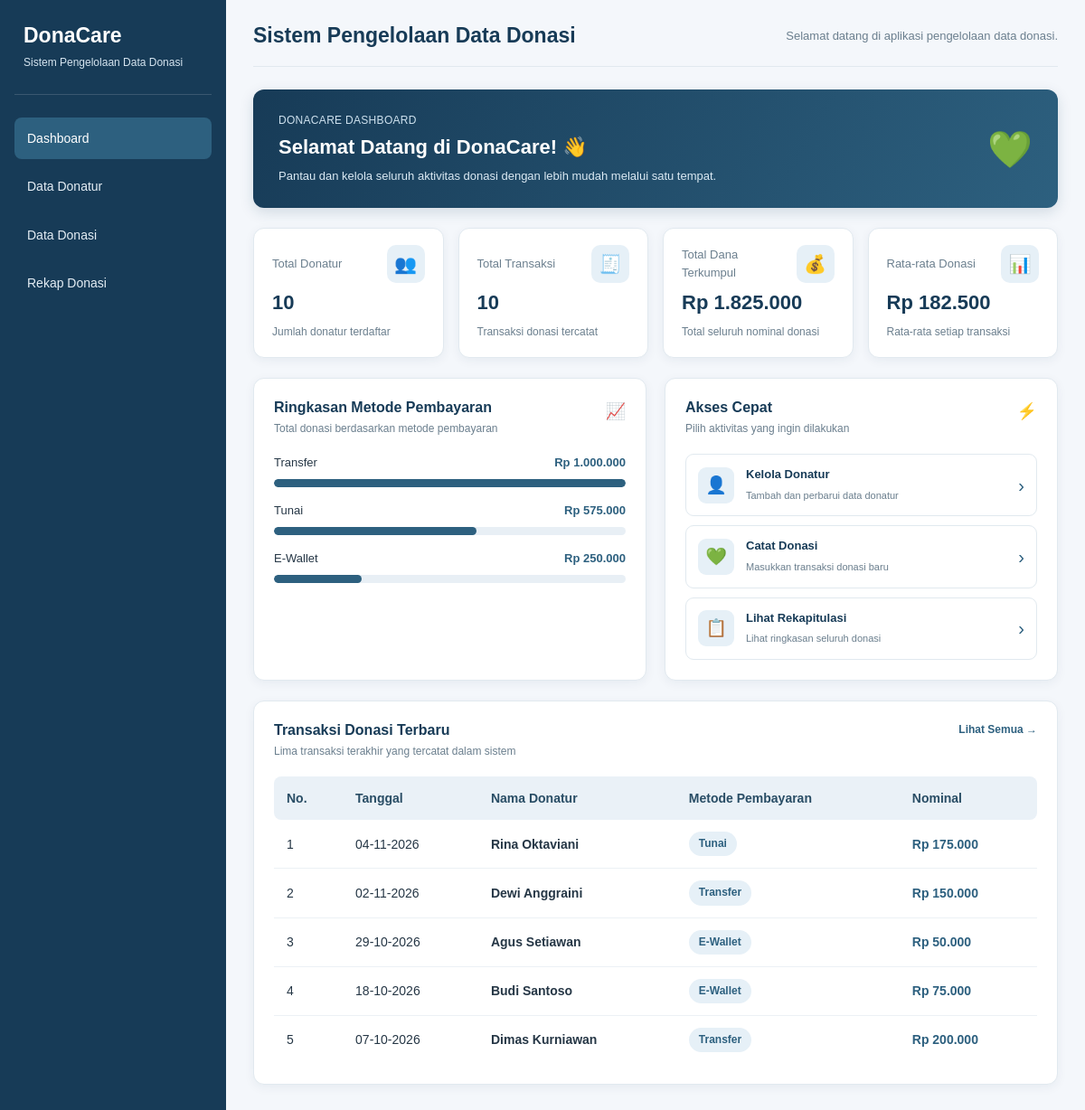
The page / on the database its author committed.
### tables this page shows
CREATE TABLE `donasi` (
  `id_donasi` int(11) NOT NULL,
  `id_donatur` int(11) NOT NULL,
  `tanggal_donasi` date NOT NULL,
  `nominal` decimal(12,2) NOT NULL,
  `metode_pembayaran` varchar(30) NOT NULL,
  `keterangan` text DEFAULT NULL,
  `created_at` timestamp NOT NULL DEFAULT current_timestamp()
);

CREATE TABLE `donatur` (
  `id_donatur` int(11) NOT NULL,
  `nama_donatur` varchar(100) NOT NULL,
  `kontak` varchar(15) NOT NULL,
  `catatan` text DEFAULT NULL,
  `created_at` timestamp NOT NULL DEFAULT current_timestamp(),
  `updated_at` timestamp NOT NULL DEFAULT current_timestamp() ON UPDATE current_timestamp()
);

### pages/dashboard.php (the view, shortened to what this page needs)
<?php
$totalDonatur = $pdo->query(
    "SELECT COUNT(*) FROM donatur"
)->fetchColumn();
$totalTransaksi = $pdo->query(
    "SELECT COUNT(*) FROM donasi"
)->fetchColumn();
$totalDana = $pdo->query(
    "SELECT COALESCE(SUM(nominal), 0) FROM donasi"
)->fetchColumn();
$rataDonasi = $pdo->query(
    "SELECT COALESCE(AVG(nominal), 0) FROM donasi"
)->fetchColumn();
$metodeDonasi = $pdo->query(
    "SELECT metode_pembayaran, SUM(nominal) AS total
     FROM donasi
     GROUP BY metode_pembayaran
     ORDER BY total DESC"
)->fetchAll(PDO::FETCH_ASSOC);
$transaksiTerbaru = $pdo->query(
    "SELECT d.*, dn.nama_donatur
     FROM donasi d
     JOIN donatur dn ON d.id_donatur = dn.id_donatur
     ORDER BY d.tanggal_donasi DESC, d.id_donasi DESC
     LIMIT 5"
)->fetchAll(PDO::FETCH_ASSOC);
$nilaiTerbesar = 0;
foreach ($metodeDonasi as $metode) {
    if ($metode['total'] > $nilaiTerbesar) {
        $nilaiTerbesar = $metode['total'];
    }
}
?>
<div class="dashboard-page">
    <section class="dashboard-welcome">
        <div>
            <span class="welcome-label">DONACARE DASHBOARD</span>
            <h2>Selamat Datang di DonaCare! 👋</h2>
            <p>
                Pantau dan kelola seluruh aktivitas donasi
                dengan lebih mudah melalui satu tempat.
            </p>
        </div>
        <div class="welcome-icon">
            <span>💚</span>
        </div>
    </section>
    <section class="dashboard-statistics">
        <div class="stat-card stat-donatur">
            <div class="stat-card-top">
                <span>Total Donatur</span>
                <div class="stat-icon">👥</div>
            </div>
            <h3><?= number_format($totalDonatur) ?></h3>
            <small>Jumlah donatur terdaftar</small>
        </div>
        <div class="stat-card stat-transaksi">
            <div class="stat-card-top">
                <span>Total Transaksi</span>
                <div class="stat-icon">🧾</div>
            </div>
            <h3><?= number_format($totalTransaksi) ?></h3>
            <small>Transaksi donasi tercatat</small>
        </div>
        <div class="stat-card stat-dana">
            <div class="stat-card-top">
                <span>Total Dana Terkumpul</span>
                <div class="stat-icon">💰</div>
            </div>
            <h3>Rp <?= number_format($totalDana, 0, ',', '.') ?></h3>
            <small>Total seluruh nominal donasi</small>
        </div>
        <div class="stat-card stat-rata">
            <div class="stat-card-top">
                <span>Rata-rata Donasi</span>
                <div class="stat-icon">📊</div>
            </div>
            <h3>Rp <?= number_format($rataDonasi, 0, ',', '.') ?></h3>
            <small>Rata-rata setiap transaksi</small>
        </div>
    </section>
    <section class="dashboard-content-grid">
        <div class="dashboard-panel">
            <div class="dashboard-panel-heading">
                <div>
                    <h3>Ringkasan Metode Pembayaran</h3>
                    <p>Total donasi berdasarkan metode pembayaran</p>
                </div>
                <span class="panel-heading-icon">📈</span>
            </div>
            <?php if (count($metodeDonasi) > 0): ?>
                <div class="payment-summary">
                    <?php foreach ($metodeDonasi as $metode): ?>
                        <?php
                        $persentase = $nilaiTerbesar > 0
                            ? ($metode['total'] / $nilaiTerbesar) * 100
                            : 0;
                        ?>
                        <div class="payment-item">
                            <div class="payment-info">
                                <span>
                                    <?= htmlspecialchars($metode['metode_pembayaran']) ?>
                                </span>
                                <strong>
                                    Rp <?= number_format($metode['total'], 0, ',', '.') ?>
                                </strong>
                            </div>
                            <div class="payment-progress">
                                <div class="payment-progress-fill"
                                     style="width: <?= $persentase ?>%">
                                </div>
                            </div>
                        </div>
                    <?php endforeach; ?>
                </div>
            <?php endif; ?>
        </div>
        <div class="dashboard-panel quick-action-panel">
            <div class="dashboard-panel-heading">
                <div>
                    <h3>Akses Cepat</h3>
                    <p>Pilih aktivitas yang ingin dilakukan</p>
                </div>
                <span class="panel-heading-icon">⚡</span>
            </div>
            <a href="index.php?page=donatur" class="quick-action-link">
                <span class="quick-action-icon">👤</span>
                <span>
                    <strong>Kelola Donatur</strong>
                    <small>Tambah dan perbarui data donatur</small>
                </span>
                <span class="quick-arrow">›</span>
            </a>
            <a href="index.php?page=donasi" class="quick-action-link">
                <span class="quick-action-icon">💚</span>
                <span>
                    <strong>Catat Donasi</strong>
                    <small>Masukkan transaksi donasi baru</small>
                </span>
                <span class="quick-arrow">›</span>
            </a>
            <a href="index.php?page=rekap" class="quick-action-link">
                <span class="quick-action-icon">📋</span>
                <span>
                    <strong>Lihat Rekapitulasi</strong>
                    <small>Lihat ringkasan seluruh donasi</small>
                </span>
                <span class="quick-arrow">›</span>
            </a>
        </div>
    </section>
    <section class="dashboard-panel dashboard-recent-panel">
        <div class="dashboard-panel-heading">
            <div>
                <h3>Transaksi Donasi Terbaru</h3>
                <p>Lima transaksi terakhir yang tercatat dalam sistem</p>
            </div>
            <a href="index.php?page=donasi" class="view-all-link">
                Lihat Semua →
            </a>
        </div>
        <div class="dashboard-table-wrapper">
            <table class="dashboard-recent-table">
                <thead>
                    <tr>
                        <th>No.</th>
                        <th>Tanggal</th>
                        <th>Nama Donatur</th>
                        <th>Metode Pembayaran</th>
                        <th>Nominal</th>
                    </tr>
                </thead>
                <tbody>
                    <?php if (count($transaksiTerbaru) > 0): ?>
                        <?php foreach ($transaksiTerbaru as $index => $transaksi): ?>
                            <tr>
                                <td><?= $index + 1 ?></td>
                                <td>
                                    <?= date('d-m-Y', strtotime($transaksi['tanggal_donasi'])) ?>
                                </td>
                                <td>
                                    <strong>
                                        <?= htmlspecialchars($transaksi['nama_donatur']) ?>
                                    </strong>
                                </td>
                                <td>
                                    <span class="dashboard-method-badge">
                                        <?= htmlspecialchars($transaksi['metode_pembayaran']) ?>
                                    </span>
                                </td>
                                <td class="dashboard-nominal">
                                    Rp <?= number_format($transaksi['nominal'], 0, ',', '.') ?>
                                </td>
                            </tr>
                        <?php endforeach; ?>
                    <?php endif; ?>
                </tbody>
            </table>
        </div>
    </section>
</div>

### includes/header.php (shortened to what this page needs)
<!DOCTYPE html>
<html lang="id">
<head>
    <link rel="stylesheet" href="assets/css/style.css">
</head>
<body>
<div class="app-container">

### includes/sidebar.php
<aside class="sidebar">
    <div class="brand">
        <h2>DonaCare</h2>
        <p>Sistem Pengelolaan Data Donasi</p>
    </div>
    <nav class="menu">
        <a href="index.php?page=dashboard"
           class="<?= $page == 'dashboard' ? 'active' : '' ?>">
            Dashboard
        </a>
        <a href="index.php?page=donatur"
           class="<?= $page == 'donatur' ? 'active' : '' ?>">
            Data Donatur
        </a>
        <a href="index.php?page=donasi"
           class="<?= $page == 'donasi' ? 'active' : '' ?>">
            Data Donasi
        </a>
        <a href="index.php?page=rekap"
           class="<?= $page == 'rekap' ? 'active' : '' ?>">
            Rekap Donasi
        </a>
    </nav>
</aside>

### index.php (shortened to what this page needs)
<?php
$page = $_GET['page'] ?? 'dashboard';
include "includes/header.php";
include "includes/sidebar.php";
?>
<main class="main-content">
    <header class="topbar">
        <h1>Sistem Pengelolaan Data Donasi</h1>
        <p>Selamat datang di aplikasi pengelolaan data donasi.</p>
    </header>
    <section class="content">
        <?php
        include "pages/" . $page . ".php";
        ?>
    </section>
</main>
<?php
include "includes/footer.php";
?>

### includes/footer.php
</div>
</body>
</html>

### rows shown on the page
donasi: tanggal_donasi "04-11-2026", id_donatur.nama_donatur "Rina Oktaviani", metode_pembayaran "Tunai", nominal "175.000"
donasi: tanggal_donasi "02-11-2026", id_donatur.nama_donatur "Dewi Anggraini", metode_pembayaran "Transfer", nominal "150.000"
donasi: tanggal_donasi "29-10-2026", id_donatur.nama_donatur "Agus Setiawan", metode_pembayaran "E-Wallet", nominal "50.000"
donasi: tanggal_donasi "18-10-2026", id_donatur.nama_donatur "Budi Santoso", metode_pembayaran "E-Wallet", nominal "75.000"
donasi: tanggal_donasi "07-10-2026", id_donatur.nama_donatur "Dimas Kurniawan", metode_pembayaran "Transfer", nominal "200.000"

### other values the page prints
$totalDonatur "10"
$totalTransaksi "10"
$totalDana "1.825.000"
$rataDonasi "182.500"
$metode['metode_pembayaran'] "Transfer"
$metode['total'] "1.000.000"
$metode['metode_pembayaran'] "Tunai"
$metode['total'] "575.000"
$metode['metode_pembayaran'] "E-Wallet"
$metode['total'] "250.000"
